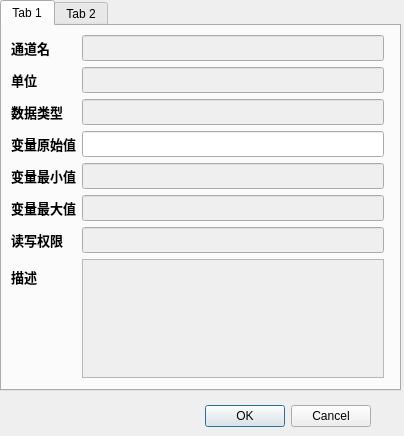
<?xml version="1.0" encoding="UTF-8"?>
<ui version="4.0">
 <class>ParameterDialog</class>
 <widget class="QDialog" name="ParameterDialog">
  <property name="geometry">
   <rect>
    <x>0</x>
    <y>0</y>
    <width>404</width>
    <height>436</height>
   </rect>
  </property>
  <property name="windowTitle">
   <string>Dialog</string>
  </property>
  <widget class="QDialogButtonBox" name="buttonBox">
   <property name="geometry">
    <rect>
     <x>30</x>
     <y>400</y>
     <width>341</width>
     <height>32</height>
    </rect>
   </property>
   <property name="orientation">
    <enum>Qt::Horizontal</enum>
   </property>
   <property name="standardButtons">
    <set>QDialogButtonBox::Cancel|QDialogButtonBox::Ok</set>
   </property>
  </widget>
  <widget class="QTabWidget" name="tabWidget">
   <property name="geometry">
    <rect>
     <x>0</x>
     <y>0</y>
     <width>401</width>
     <height>391</height>
    </rect>
   </property>
   <property name="currentIndex">
    <number>0</number>
   </property>
   <widget class="QWidget" name="tab">
    <attribute name="title">
     <string>Tab 1</string>
    </attribute>
    <widget class="QFrame" name="formFrame">
     <property name="geometry">
      <rect>
       <x>0</x>
       <y>0</y>
       <width>391</width>
       <height>361</height>
      </rect>
     </property>
     <layout class="QFormLayout" name="formLayout">
      <item row="0" column="0">
       <widget class="QLabel" name="label">
        <property name="font">
         <font>
          <family>Adobe 黑体 Std R</family>
          <pointsize>10</pointsize>
          <weight>75</weight>
          <bold>true</bold>
         </font>
        </property>
        <property name="styleSheet">
         <string notr="true"/>
        </property>
        <property name="text">
         <string>通道名</string>
        </property>
       </widget>
      </item>
      <item row="0" column="1">
       <widget class="QLineEdit" name="chName">
        <property name="enabled">
         <bool>false</bool>
        </property>
        <property name="font">
         <font>
          <family>Adobe 黑体 Std R</family>
          <pointsize>10</pointsize>
          <weight>75</weight>
          <bold>true</bold>
         </font>
        </property>
        <property name="styleSheet">
         <string notr="true"/>
        </property>
       </widget>
      </item>
      <item row="1" column="0">
       <widget class="QLabel" name="label_3">
        <property name="font">
         <font>
          <family>Adobe 黑体 Std R</family>
          <pointsize>10</pointsize>
          <weight>75</weight>
          <bold>true</bold>
         </font>
        </property>
        <property name="styleSheet">
         <string notr="true"/>
        </property>
        <property name="text">
         <string>单位</string>
        </property>
       </widget>
      </item>
      <item row="1" column="1">
       <widget class="QLineEdit" name="unit">
        <property name="enabled">
         <bool>false</bool>
        </property>
        <property name="font">
         <font>
          <family>Adobe 黑体 Std R</family>
          <pointsize>10</pointsize>
          <weight>75</weight>
          <bold>true</bold>
         </font>
        </property>
        <property name="styleSheet">
         <string notr="true"/>
        </property>
       </widget>
      </item>
      <item row="2" column="0">
       <widget class="QLabel" name="label_4">
        <property name="font">
         <font>
          <family>Adobe 黑体 Std R</family>
          <pointsize>10</pointsize>
          <weight>75</weight>
          <bold>true</bold>
         </font>
        </property>
        <property name="styleSheet">
         <string notr="true"/>
        </property>
        <property name="text">
         <string>数据类型</string>
        </property>
       </widget>
      </item>
      <item row="2" column="1">
       <widget class="QLineEdit" name="dataType">
        <property name="enabled">
         <bool>false</bool>
        </property>
        <property name="font">
         <font>
          <family>Adobe 黑体 Std R</family>
          <pointsize>10</pointsize>
          <weight>75</weight>
          <bold>true</bold>
         </font>
        </property>
        <property name="styleSheet">
         <string notr="true"/>
        </property>
       </widget>
      </item>
      <item row="3" column="0">
       <widget class="QLabel" name="label_6">
        <property name="font">
         <font>
          <family>Adobe 黑体 Std R</family>
          <pointsize>10</pointsize>
          <weight>75</weight>
          <bold>true</bold>
         </font>
        </property>
        <property name="styleSheet">
         <string notr="true"/>
        </property>
        <property name="text">
         <string>变量原始值</string>
        </property>
       </widget>
      </item>
      <item row="3" column="1">
       <widget class="QLineEdit" name="value">
        <property name="font">
         <font>
          <family>Adobe 黑体 Std R</family>
          <pointsize>10</pointsize>
          <weight>75</weight>
          <bold>true</bold>
         </font>
        </property>
        <property name="styleSheet">
         <string notr="true"/>
        </property>
       </widget>
      </item>
      <item row="4" column="0">
       <widget class="QLabel" name="label_7">
        <property name="font">
         <font>
          <family>Adobe 黑体 Std R</family>
          <pointsize>10</pointsize>
          <weight>75</weight>
          <bold>true</bold>
         </font>
        </property>
        <property name="styleSheet">
         <string notr="true"/>
        </property>
        <property name="text">
         <string>变量最小值</string>
        </property>
       </widget>
      </item>
      <item row="4" column="1">
       <widget class="QLineEdit" name="valueMin">
        <property name="enabled">
         <bool>false</bool>
        </property>
        <property name="font">
         <font>
          <family>Adobe 黑体 Std R</family>
          <pointsize>10</pointsize>
          <weight>75</weight>
          <bold>true</bold>
         </font>
        </property>
        <property name="styleSheet">
         <string notr="true"/>
        </property>
       </widget>
      </item>
      <item row="5" column="0">
       <widget class="QLabel" name="label_8">
        <property name="font">
         <font>
          <family>Adobe 黑体 Std R</family>
          <pointsize>10</pointsize>
          <weight>75</weight>
          <bold>true</bold>
         </font>
        </property>
        <property name="styleSheet">
         <string notr="true"/>
        </property>
        <property name="text">
         <string>变量最大值</string>
        </property>
       </widget>
      </item>
      <item row="6" column="0">
       <widget class="QLabel" name="label_9">
        <property name="font">
         <font>
          <family>Adobe 黑体 Std R</family>
          <pointsize>10</pointsize>
          <weight>75</weight>
          <bold>true</bold>
         </font>
        </property>
        <property name="styleSheet">
         <string notr="true"/>
        </property>
        <property name="text">
         <string>读写权限</string>
        </property>
       </widget>
      </item>
      <item row="7" column="0">
       <widget class="QLabel" name="label_10">
        <property name="font">
         <font>
          <family>Adobe 黑体 Std R</family>
          <pointsize>10</pointsize>
          <weight>75</weight>
          <bold>true</bold>
         </font>
        </property>
        <property name="styleSheet">
         <string notr="true"/>
        </property>
        <property name="text">
         <string>描述</string>
        </property>
       </widget>
      </item>
      <item row="7" column="1">
       <widget class="QTextEdit" name="describe">
        <property name="enabled">
         <bool>false</bool>
        </property>
        <property name="font">
         <font>
          <family>Adobe 黑体 Std R</family>
          <pointsize>10</pointsize>
          <weight>75</weight>
          <bold>true</bold>
         </font>
        </property>
       </widget>
      </item>
      <item row="5" column="1">
       <widget class="QLineEdit" name="valueMax">
        <property name="enabled">
         <bool>false</bool>
        </property>
        <property name="font">
         <font>
          <family>Adobe 黑体 Std R</family>
          <pointsize>10</pointsize>
          <weight>75</weight>
          <bold>true</bold>
         </font>
        </property>
       </widget>
      </item>
      <item row="6" column="1">
       <widget class="QLineEdit" name="rw">
        <property name="enabled">
         <bool>false</bool>
        </property>
        <property name="font">
         <font>
          <family>Adobe 黑体 Std R</family>
          <pointsize>10</pointsize>
          <weight>75</weight>
          <bold>true</bold>
         </font>
        </property>
       </widget>
      </item>
     </layout>
    </widget>
   </widget>
   <widget class="QWidget" name="tab_2">
    <attribute name="title">
     <string>Tab 2</string>
    </attribute>
    <widget class="QWidget" name="widget" native="true">
     <property name="geometry">
      <rect>
       <x>0</x>
       <y>0</y>
       <width>391</width>
       <height>361</height>
      </rect>
     </property>
    </widget>
   </widget>
  </widget>
 </widget>
 <resources/>
 <connections>
  <connection>
   <sender>buttonBox</sender>
   <signal>accepted()</signal>
   <receiver>ParameterDialog</receiver>
   <slot>accept()</slot>
   <hints>
    <hint type="sourcelabel">
     <x>248</x>
     <y>254</y>
    </hint>
    <hint type="destinationlabel">
     <x>157</x>
     <y>274</y>
    </hint>
   </hints>
  </connection>
  <connection>
   <sender>buttonBox</sender>
   <signal>rejected()</signal>
   <receiver>ParameterDialog</receiver>
   <slot>reject()</slot>
   <hints>
    <hint type="sourcelabel">
     <x>316</x>
     <y>260</y>
    </hint>
    <hint type="destinationlabel">
     <x>286</x>
     <y>274</y>
    </hint>
   </hints>
  </connection>
 </connections>
</ui>
